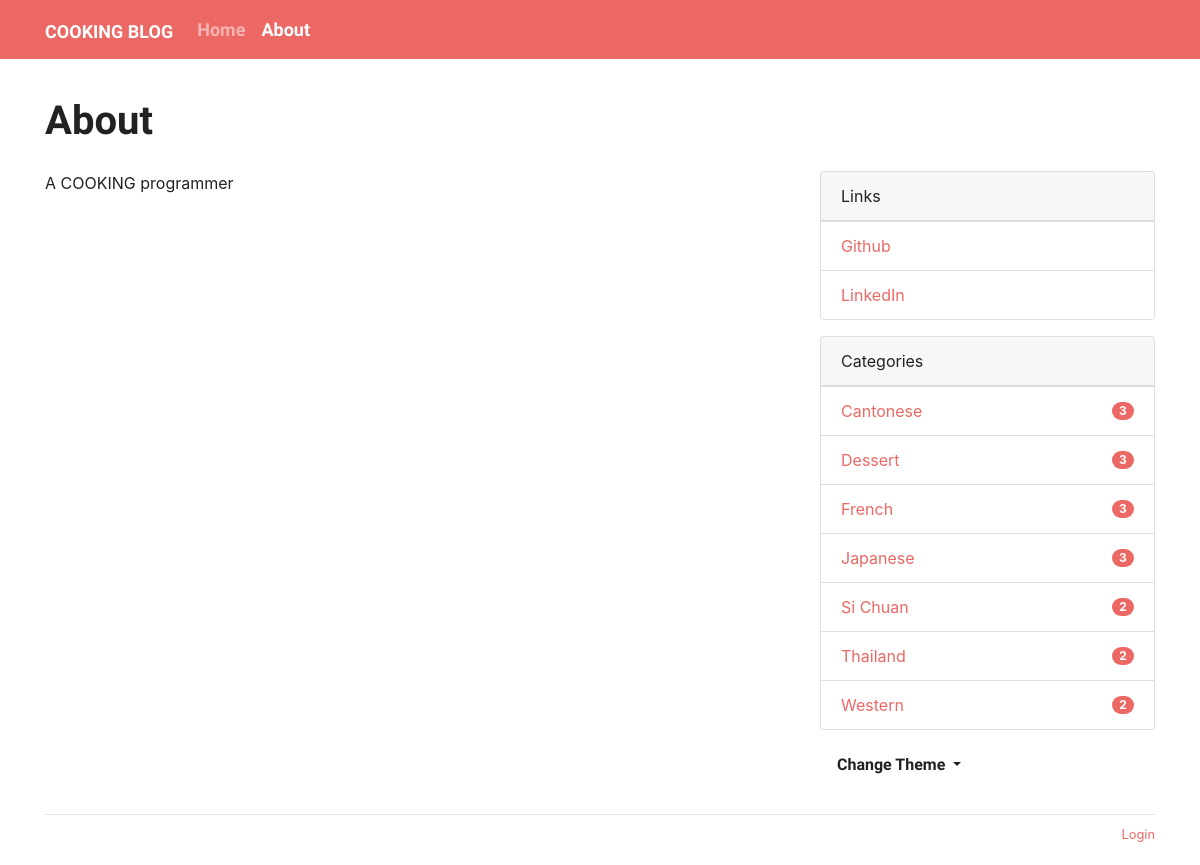
/about, run on the app's committed database.
### cooking/models.py (models this page shows, shortened)
class Admin(db.Model, UserMixin):
    id = db.Column(db.Integer, primary_key=True)
    username = db.Column(db.String(20))
    password_hash = db.Column(db.String(128))
    blog_title = db.Column(db.String(60))
    blog_sub_title = db.Column(db.String(100))
    name = db.Column(db.String(30))
    about = db.Column(db.Text)

class Link(db.Model):
    id = db.Column(db.Integer, primary_key=True)
    name = db.Column(db.String(30))
    url = db.Column(db.String(255))

class Category(db.Model):
    id = db.Column(db.Integer, primary_key=True)
    label = db.Column(db.String(30), unique=True)
    posts = db.relationship('Post', back_populates='category')

### cooking/blueprints/cook.py (the view)
@cook_bp.route('/about')
def about():
    return render_template('cook/about.html')

### cooking/__init__.py (called while the page is built)
def register_template_context(app):
    @app.context_processor
    def make_template_context():
        admin = Admin.query.first()
        categories = Category.query.order_by(Category.label).all()
        links = Link.query.order_by(Link.name).all()
        if current_user.is_authenticated:
            unread_comments = Comment.query.filter_by(reviewed=False).count()
        else:
            unread_comments = None
        return dict(
            admin=admin, categories=categories,
            links=links, unread_comments=unread_comments)

def register_request_handlers(app):
    @app.after_request
    def query_profiler(response):
        for q in get_debug_queries():
            if q.duration >= app.config['COOKING_SLOW_QUERY_THRESHOLD']:
                app.logger.warning(
                    'Slow query: Duration: %fs\n Context: %s\nQuery: %s\n '
                    % (q.duration, q.context, q.statement)
                )
        return response

### cooking/templates/cook/about.html (shortened to what this page needs)
{% extends 'base.html' %}
{% block content %}
    <div class="page-header">
        <h1>About</h1>
    </div>
    <div class="row">
        <div class="col-sm-8">
            {{ admin.about|safe }}
        </div>
        <div class="col-sm-4 sidebar">
            {% include "cook/_sidebar.html" %}
        </div>
    </div>
{% endblock %}

### cooking/templates/base.html (shortened to what this page needs)
{% from 'bootstrap/nav.html' import render_nav_item %}
<html lang="en">
<head>
    {% block head %}
        <link rel="stylesheet"
              href="{{ url_for('static', filename='css/%s.min.css' % request.cookies.get('theme', 'perfect_blue')) }}"
              type="text/css">
        <link rel="stylesheet" href="{{ url_for('static', filename='css/style.css') }}" type="text/css">
    {% endblock head %}
</head>
<body>
    {% block nav%}
    <nav class="navbar navbar-expand-lg navbar-dark bg-primary">
        <div class="container">
            <a class="navbar-brand" href="{{ url_for('cook.index') }}">{{ admin.blog_title }}</a>
            <div class="collapse navbar-collapse" id="navbarColor01">
                <ul class="navbar-nav mr-auto">
                    {{ render_nav_item('cook.index', 'Home') }}
                    {{ render_nav_item('cook.about', 'About') }}
                </ul>
            </div>
        </div>
    </nav>
    {% endblock nav%}
    <main class="container">
    {% block content %}{% endblock content %}
    {% block footer %}
        <footer>
            <p class="float-right">
                <small>
                    {% if current_user.is_authenticated %}
                        <a href="{{ url_for('auth.logout', next=request.full_path) }}">Logout</a>
                    {% else %}
                        <a href="{{ url_for('auth.login', next=request.full_path) }}">Login</a>
                    {% endif %}
                </small>
            </p>
        </footer>
    {% endblock footer %}
    </main>
</body>
</html>

### cooking/templates/cook/_sidebar.html (shortened to what this page needs)
{% if links %}
    <div class="card mb-3">
        <div class="card-header">Links</div>
        <ul class="list-group list-group-flush">
            {% for link in links %}
                <li class="list-group-item  list-group-item-action d-flex justify-content-between align-items-center">
                    <a href="{{ link.url }}" target="_blank">{{ link.name }}</a>
                </li>
            {% endfor %}
        </ul>
    </div>
{% endif %}
{% if categories %}
    <div class="card mb-3">
        <div class="card-header">Categories</div>
        <ul class="list-group list-group-flush">
            {% for category in categories %}
                <li class="list-group-item  list-group-item-action d-flex justify-content-between align-items-center">
                    <a href="{{ url_for('cook.show_category', category_id=category.id) }}">
                        {{ category.label }}
                    </a>
                    <span class="badge badge-primary badge-pill"> {{ category.posts|length }}</span>
                </li>
            {% endfor %}
        </ul>
    </div>
{% endif %}
<div class="dropdown">
    <button class="btn btn-default dropdown-toggle" type="button" id="dropdownMenuButton"
            data-toggle="dropdown" aria-haspopup="true" aria-expanded="false">
        Change Theme
    </button>
</div>

### cooking/static/css/style.css (style rules this page uses)
nav { margin-bottom: 20px; }
.page-header { padding-top: 20px; padding-bottom: 20px; }
.sidebar { padding-left: 30px; }
footer { margin-top: 30px; padding: 10px 0 40px; color: #999; border-top: 1px solid #e5e5e5; }

### data on the page
Admin: blog_title "COOKING BLOG", about "A COOKING programmer"
Link: name "Github"
Link: name "LinkedIn"
Category: label "Cantonese", posts|length "3"
Category: label "Dessert", posts|length "3"
Category: label "French", posts|length "3"
Category: label "Japanese", posts|length "3"
Category: label "Si Chuan", posts|length "2"
Category: label "Thailand", posts|length "2"
Category: label "Western", posts|length "2"

### other printed values
{{ render_nav_item('cook.index', 'Home') }} "Home"
{{ render_nav_item('cook.about', 'About') }} "About"
